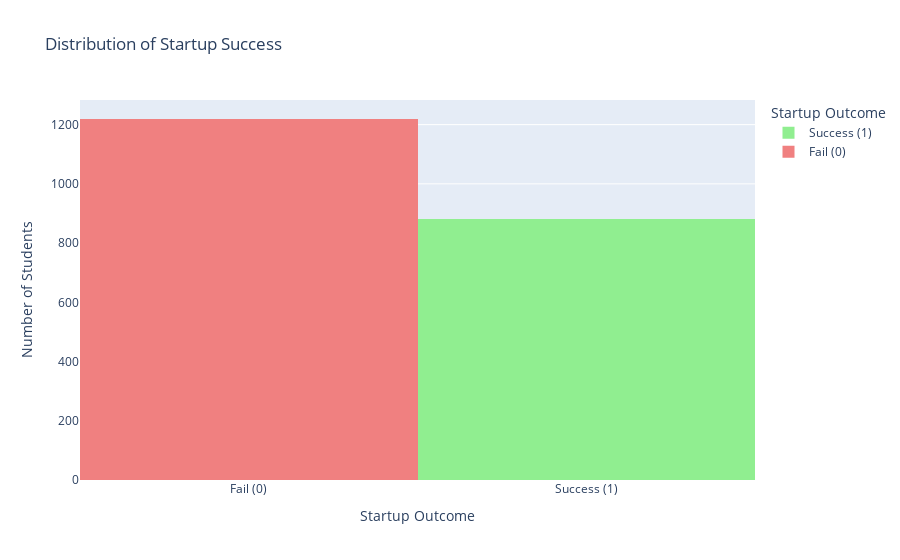

Source (notebook cell):
### Markdown cell above
### 4.2: Visual Data Exploration

### Code cell
percentages = df['success_label'].value_counts(normalize=True) * 100
print("Startup Success Distribution:")
print(percentages.round(2).astype(str) + '%')

fig = px.histogram(df, x='success_label', color='success_label',
                   title='Distribution of Startup Success',
                   labels={'success_label': 'Startup Outcome', 'count': 'Number of Students'},
                   color_discrete_map={0: 'lightcoral', 1: 'lightgreen'})  

fig.for_each_trace(lambda t: t.update(
    name='Success (1)' if t.name == '1' else 'Fail (0)',
    legendgroup='Success (1)' if t.name == '1' else 'Fail (0)'
))

fig.update_layout(
    xaxis_title="Startup Outcome",
    yaxis_title="Number of Students",
    xaxis=dict(tickmode='array', tickvals=[0, 1], ticktext=['Fail (0)', 'Success (1)'])
)

fig.show()

### Figure 1 — Plotly figure (JSON) as saved in the notebook; plotly's stock layout.template omitted (floating-point values rounded to 4 significant figures; data arrays with more than 128 entries replaced by an {"elided": "..."} marker saying what was removed)
{"data": [{"bingroup": "x", "hovertemplate": "Startup Outcome=%{x}<br>count=%{y}<extra></extra>", "legendgroup": "Success (1)", "marker": {"color": "lightgreen", "pattern": {"shape": ""}}, "name": "Success (1)", "orientation": "v", "showlegend": true, "type": "histogram", "x": {"elided": "881 int values"}, "xaxis": "x", "yaxis": "y"}, {"bingroup": "x", "hovertemplate": "Startup Outcome=%{x}<br>count=%{y}<extra></extra>", "legendgroup": "Fail (0)", "marker": {"color": "lightcoral", "pattern": {"shape": ""}}, "name": "Fail (0)", "orientation": "v", "showlegend": true, "type": "histogram", "x": {"elided": "1219 int values"}, "xaxis": "x", "yaxis": "y"}], "layout": {"barmode": "relative", "legend": {"title": {"text": "Startup Outcome"}, "tracegroupgap": 0}, "title": {"text": "Distribution of Startup Success"}, "xaxis": {"anchor": "y", "categoryarray": [1, 0], "categoryorder": "array", "domain": [0, 1], "tickmode": "array", "ticktext": ["Fail (0)", "Success (1)"], "tickvals": [0, 1], "title": {"text": "Startup Outcome"}}, "yaxis": {"anchor": "x", "domain": [0, 1], "title": {"text": "Number of Students"}}}}
